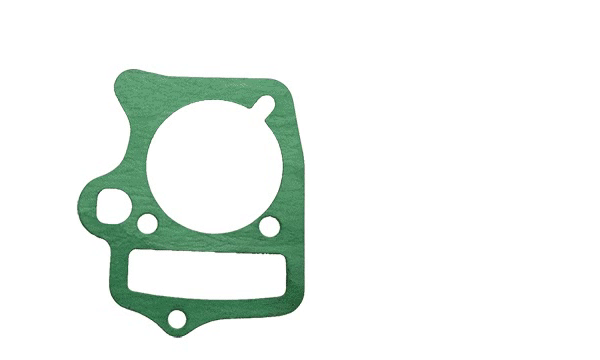
#> input picture frame 50 of casper/detecterror-video/video.mp4, 600 x 360 px, given in place of video1.mp4, which was not available
$ python main2.py   (older library calls are emulated)
#> lines starting #> are read from the running program, lines starting #| are printed output that depends on the picture
import cv2
import imutils
from skimage.measure import compare_ssim

input_video = "video1.mp4"
output_frame = "/home/rombk/Project/images-processing/101/frame-image"

cap = cv2.VideoCapture(input_video)
subtractor = cv2.createBackgroundSubtractorMOG2(
    history=20, varThreshold=25, detectShadows=True)

index = 0
while True:
    ret, frame = cap.read()
#> frame is the input picture: shape (360, 600, 3); mean B, G, R 237.8, 242, 235.7
    gray_frame = cv2.cvtColor(frame,  cv2.COLOR_BGR2GRAY)
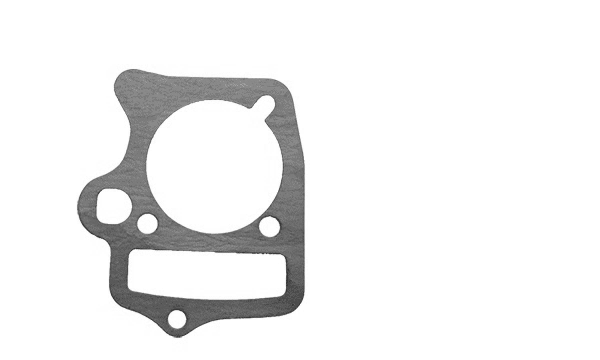
#> gray_frame: shape (360, 600); min 53, max 255, mean 239.6
    gray_frame = cv2.GaussianBlur(gray_frame, (5, 5), 0)
    mask = subtractor.apply(gray_frame)
#> mask: shape (360, 600); every value is 127

    cv2.imshow("mask",  mask)
    cv2.imshow("frame", frame)
    index += 1
    # quit
    key = cv2.waitKey(33)
#> (key Esc is pressed here)
    if key == 27:
        break

cap.release()
#> (the run stopped early here; a loop or call above may not have finished)

$ run again, starting later in the video
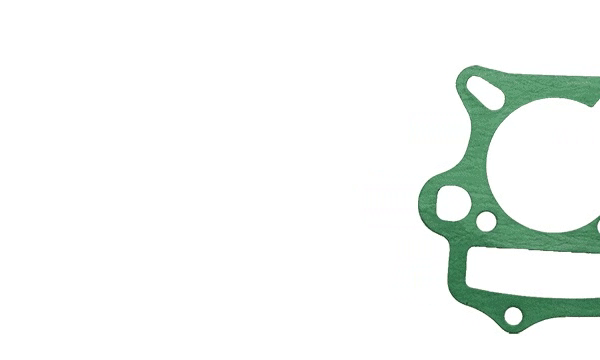
#> input picture frame 225 of casper/detecterror-video/video.mp4, 600 x 360 px, given in place of video1.mp4, which was not available
#> frame is the input picture: shape (360, 600, 3); mean B, G, R 243.4, 246.3, 241.9
#> `gray_frame = cv2.cvtColor(frame,  cv2.COLOR_BGR2GRAY)`:
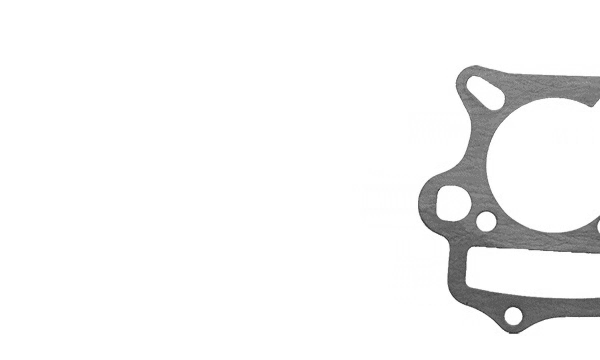
#> gray_frame: shape (360, 600); min 53, max 255, mean 244.6
#> mask: shape (360, 600); every value is 127

$ run again, starting later in the video
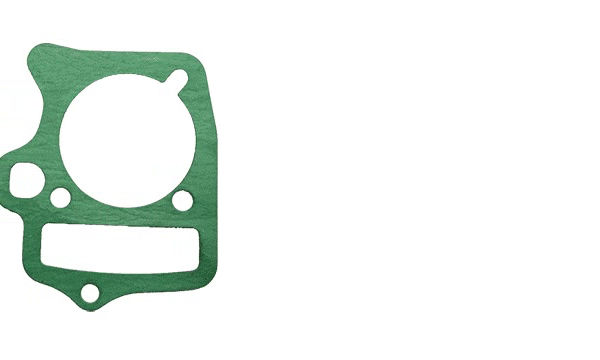
#> input picture frame 401 of casper/detecterror-video/video.mp4, 600 x 360 px, given in place of video1.mp4, which was not available
#> frame is the input picture: shape (360, 600, 3); mean B, G, R 238, 242.2, 235.9
#> `gray_frame = cv2.cvtColor(frame,  cv2.COLOR_BGR2GRAY)`:
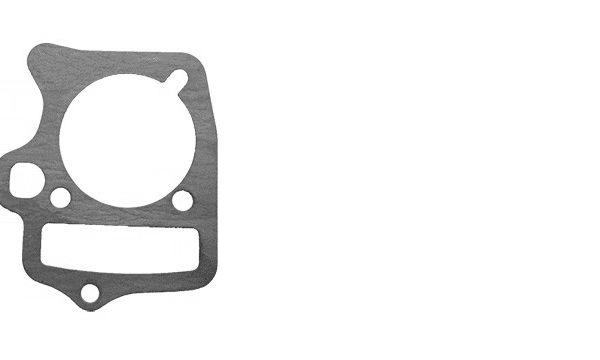
#> gray_frame: shape (360, 600); min 52, max 255, mean 239.8
#> mask: shape (360, 600); every value is 127
